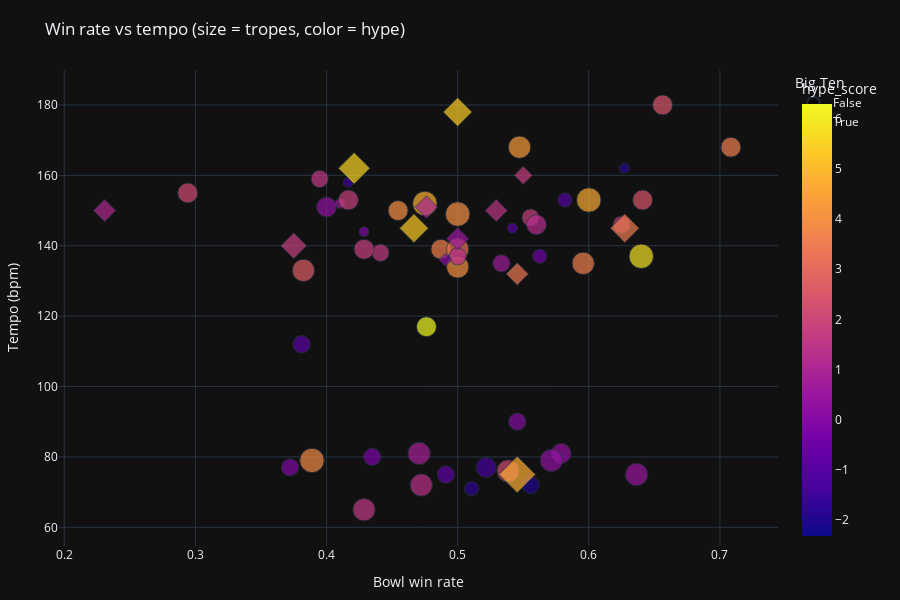

The cell this chart's notebook holds for it:
### Code cell
# Interactive win rate vs tempo
fig = px.scatter(
    viz,
    x="bowl_win_rate",
    y="bpm",
    size="trope_count",
    color="hype_score",
    symbol="is_big_ten",
    hover_name="school",
    color_continuous_scale="Plasma",
    labels={"is_big_ten": "Big Ten", "bowl_win_rate": "Bowl win rate", "bpm": "Tempo (bpm)", "trope_count": "Trope count"},
)
fig.update_layout(
    template="plotly_dark",
    title="Win rate vs tempo (size = tropes, color = hype)",
    height=600,
    margin=dict(l=40, r=20, t=70, b=40),
)
fig.show()

### Figure 1 — Plotly figure (JSON) as saved in the notebook; plotly's stock layout.template omitted (floating-point values rounded to 4 significant figures)
{"data": [{"hovertemplate": "<b>%{hovertext}</b><br><br>Big Ten=False<br>Bowl win rate=%{x}<br>Tempo (bpm)=%{y}<br>Trope count=%{marker.size}<br>hype_score=%{marker.color}<extra></extra>", "hovertext": ["Alabama", "Georgia", "USC", "Texas", "Oklahoma", "LSU", "Tennessee", "Florida State", "Miami", "Clemson", "Mississippi", "Georgia Tech", "Florida", "Auburn", "Oklahoma State", "Texas A&M", "Washington", "Notre Dame", "North Carolina State", "Utah", "UCLA", "TCU", "Syracuse", "West Virginia", "Stanford", "Arkansas", "Missouri", "Texas Tech", "North Carolina", "Arizona State", "Oregon", "Pitt", "Baylor", "Boston College", "Mississippi State", "Virginia Tech", "Colorado", "Louisville", "California", "Kentucky", "Kansas State", "South Carolina", "Wake Forest", "Arizona", "Oregon State", "Washington State", "Virginia", "Duke", "Kansas", "Vanderbilt", "Iowa State"], "legendgroup": "False", "marker": {"color": [4.652, -1.808, 0.5191, 0.3007, -1.041, 4.271, -2.323, 3.63, -0.7619, -0.8369, 2.489, 1.856, -1.767, -1.349, 2.462, 6.299, 3.629, 4.823, 0.05604, 3.586, 1.39, 4.048, 5.811, 0.539, 0.6598, -0.09781, 1.676, 1.627, -1.451, 4.047, 1.62, 3.854, 2.118, -1.137, 1.234, 2.725, 0.3001, 3.269, 4.039, 0.3189, -0.2513, 1.849, 1.835, -0.06615, -0.4814, 0.8624, -0.884, 1.782, 1.28, -1.979, 2.148], "coloraxis": "coloraxis", "size": [6, 1, 5, 4, 2, 5, 0, 5, 3, 1, 4, 3, 2, 4, 4, 4, 4, 6, 3, 4, 5, 6, 6, 1, 3, 3, 3, 3, 1, 4, 5, 6, 5, 0, 4, 5, 4, 5, 5, 5, 3, 4, 3, 1, 2, 5, 3, 4, 3, 3, 4], "sizemode": "area", "sizeref": 0.02, "symbol": "circle"}, "mode": "markers", "name": "False", "orientation": "v", "showlegend": true, "type": "scatter", "x": [0.6, 0.6271, 0.6364, 0.5789, 0.5818, 0.5472, 0.537, 0.5957, 0.4909, 0.5417, 0.641, 0.5556, 0.5106, 0.5217, 0.6562, 0.4762, 0.4872, 0.475, 0.5455, 0.7083, 0.4722, 0.5, 0.64, 0.4103, 0.5333, 0.3721, 0.4412, 0.3947, 0.4167, 0.4545, 0.4286, 0.3889, 0.5385, 0.5185, 0.56, 0.3824, 0.4, 0.5, 0.5, 0.5714, 0.4348, 0.4167, 0.625, 0.4286, 0.5625, 0.4706, 0.381, 0.4286, 0.5, 0.5556, 0.2941], "xaxis": "x", "y": [153, 162, 75, 81, 153, 168, 149, 135, 75, 145, 153, 148, 71, 77, 180, 117, 139, 152, 90, 168, 72, 149, 137, 152, 135, 77, 138, 159, 158, 150, 65, 79, 76, 147, 146, 133, 151, 139, 134, 79, 80, 153, 146, 144, 137, 81, 112, 139, 137, 72, 155], "yaxis": "y"}, {"hovertemplate": "<b>%{hovertext}</b><br><br>Big Ten=True<br>Bowl win rate=%{x}<br>Tempo (bpm)=%{y}<br>Trope count=%{marker.size}<br>hype_score=%{marker.color}<extra></extra>", "hovertext": ["Penn State", "Ohio State", "Nebraska", "Michigan", "Wisconsin", "Iowa", "Michigan State", "Maryland", "Purdue", "Minnesota", "Illinois", "Northwestern", "Rutgers", "Indiana"], "legendgroup": "True", "marker": {"color": [3.492, 5.417, 0.1331, -1.554, 3.424, 1.478, 5.338, 0.591, 1.743, 1.025, 5.566, 1.772, 4.688, 1.116], "coloraxis": "coloraxis", "size": [5, 5, 1, 0, 3, 3, 5, 3, 2, 3, 6, 4, 8, 3], "sizemode": "area", "sizeref": 0.02, "symbol": "diamond"}, "mode": "markers", "name": "True", "orientation": "v", "showlegend": true, "type": "scatter", "x": [0.6275, 0.5, 0.4906, 0.4286, 0.5455, 0.5294, 0.4667, 0.5, 0.55, 0.4762, 0.4211, 0.375, 0.5455, 0.2308], "xaxis": "x", "y": [145, 178, 136, 83, 132, 150, 145, 142, 160, 151, 162, 140, 75, 150], "yaxis": "y"}], "layout": {"coloraxis": {"colorbar": {"title": {"text": "hype_score"}}, "colorscale": [[0, "#0d0887"], [0.1111, "#46039f"], [0.2222, "#7201a8"], [0.3333, "#9c179e"], [0.4444, "#bd3786"], [0.5556, "#d8576b"], [0.6667, "#ed7953"], [0.7778, "#fb9f3a"], [0.8889, "#fdca26"], [1, "#f0f921"]]}, "height": 600, "legend": {"itemsizing": "constant", "title": {"text": "Big Ten"}, "tracegroupgap": 0}, "margin": {"b": 40, "l": 40, "r": 20, "t": 70}, "title": {"text": "Win rate vs tempo (size = tropes, color = hype)"}, "xaxis": {"anchor": "y", "domain": [0, 1], "title": {"text": "Bowl win rate"}}, "yaxis": {"anchor": "x", "domain": [0, 1], "title": {"text": "Tempo (bpm)"}}}}
